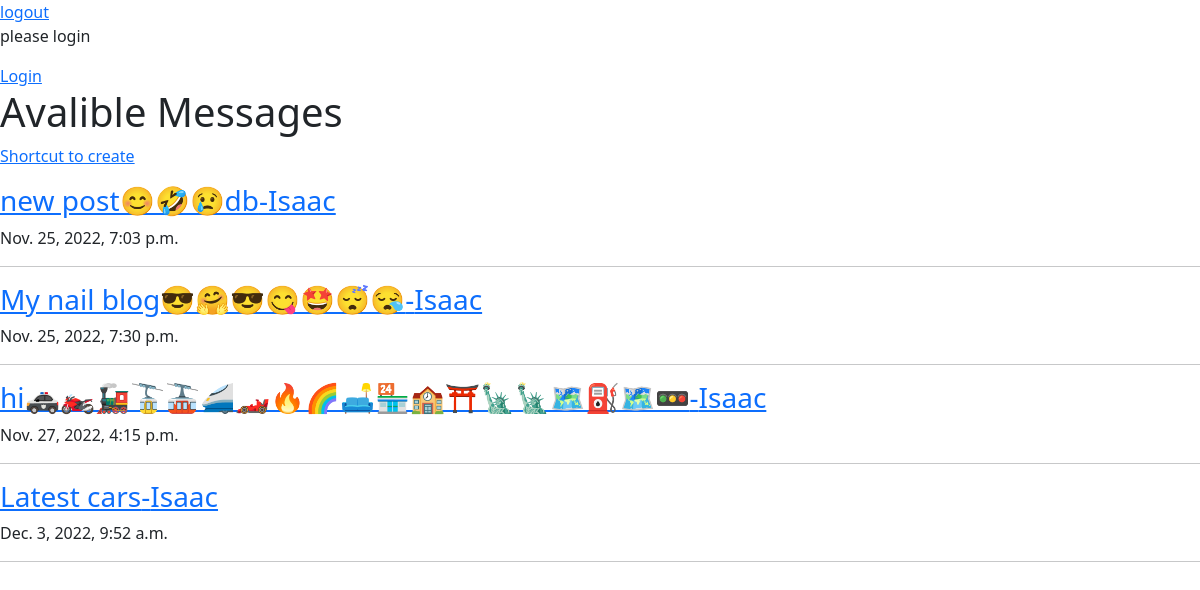
Screenshot of /messages/ with the database file from the repository.
### posts/models.py (models this page shows, shortened)
class Message(models.Model):
    author = models.ForeignKey("auth.User", on_delete=models.CASCADE)
    title = models.CharField(max_length=100)
    message = models.TextField(max_length=1000)
    created_at = models.DateTimeField(auto_now_add=True)
    picture = models.ImageField(upload_to="image/", blank=True, null=True)

### posts/views.py (the view)
# urls.py: path("messages/", MessageListView.as_view(), name="messages"),
class MessageListView(ListView):
    model = Message
    template_name = "posts/messages.html"
    context_object_name = "posts"

### posts/templates/posts/messages.html
{% extends "base.html" %}
{% block content %}
<h1>Avalible Messages</h1>
<p><a href="{% url 'message_create' %}">Shortcut to create</a></p>
{% for message in posts %}
<h3><a href="{% url 'message_detail' message.pk %}">{{ message.title }}-{{ message.author }}</a></h3>
<p>{{ message.created_at }}</p>
<hr>
{% endfor %}
{% endblock content  %}

### templates/base.html (shortened to what this page needs)
<!DOCTYPE html>
<html lang="en">
<head>
    <link href="https://cdn.jsdelivr.net/npm/bootstrap@5.2.2/dist/css/bootstrap.min.css" rel="stylesheet"
>
    <a href="{% url 'logout' %}">logout</a>
</head>
<body>
    {% if user.is_authenticated %}
        <p>Hi {{ user.username }}</p>
    {% else %}
        <p> please login </p>
        <a href="{% url 'login' %}">Login</a>
    {% endif %}
    {% block content %}
    {% endblock %}
</body>
</html>

### rows the page displays
Message: title "new post😊🤣😢db", author "Isaac", created_at "Nov. 25, 2022, 7:03 p.m."
Message: title "My nail blog😎🤗😎😋🤩😴😪", author "Isaac", created_at "Nov. 25, 2022, 7:30 p.m."
Message: title "hi🚓🏍🚂🚡🚠🚄🏎🔥🌈🛋🏪🏫⛩🗽🗽🗺⛽🗺🚥", author "Isaac", created_at "Nov. 27, 2022, 4:15 p.m."
Message: title "Latest cars", author "Isaac", created_at "Dec. 3, 2022, 9:52 a.m."
